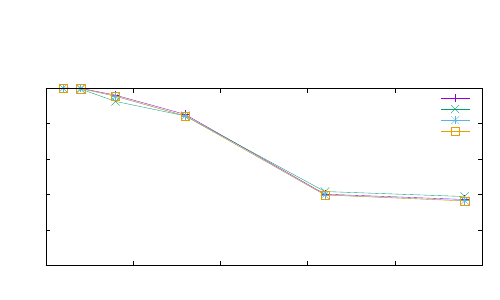

gnuplot code for this plot:
set terminal cairolatex color
set output 'group003-gnuplottex-fig3.tex'
#set key at 15.8,41
set size 1.0,0.75
unset log
unset label
#set xtic auto offset 0,-0.5 font ",10"
#set ytic 25 font ",10"
#Set Info
set xlabel "Number of Threads"
#set xlabel offset 0,-0.5
set ylabel "Scaling Efficiency"
#set ylabel offset -1.25,0
#set xr [0.0:16.0]
set yr [0.0:1.0]
plot "./benchmarking/mpi/strong/p025strong.txt" u 1:(490.5691/$2/$1) t 'p = 0.025' w linespoints, \
"./benchmarking/mpi/strong/p05strong.txt" u 1:(538.9763960838318/$2/$1) t 'p = 0.050' w lp, \
"./benchmarking/mpi/strong/p10strong.txt" u 1:(325.8776059150/$2/$1) t 'p = 0.100' w lp, \
"./benchmarking/mpi/strong/p30strong.txt" u 1:(325.54634/$2/$1) t 'p = 0.300' w lp
